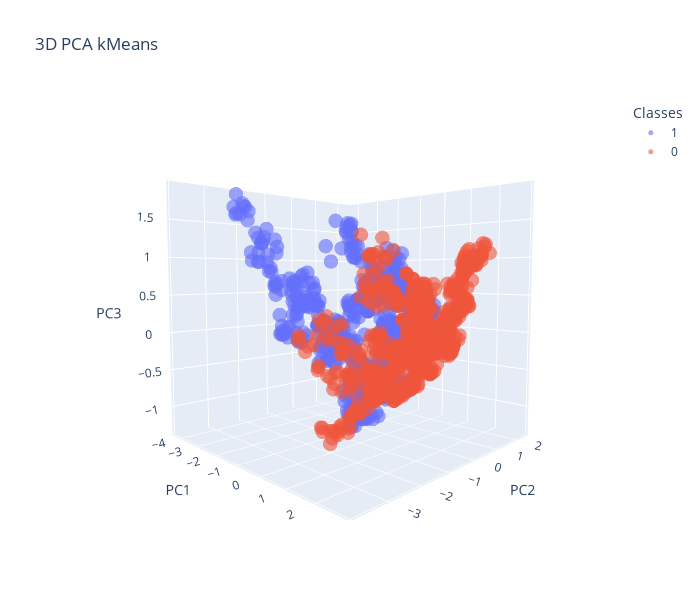

The notebook cell this image was saved under:
### Code cell
kmeans = KMeans(n_clusters=2, random_state=0, n_init=20).fit(projection[:, [0, 1, 2]])

data = pd.DataFrame({
    'PC1': projection[:, 0],
    'PC2': projection[:, 1],
    'PC3': projection[:, 2],
    'Classes': kmeans.labels_.astype(str)
})

fig = px.scatter_3d(data, x='PC1', y='PC2', z='PC3', color='Classes', title='3D PCA kMeans', opacity=0.6, width=700, height=600 )

fig.update_layout(scene=dict(aspectmode="manual", aspectratio=dict(x=1, y=1, z=1)))

fig.update_layout(scene_camera=dict(eye=dict(x=1.4, y=-1.4, z=0.14)))
fig.update_traces(marker=dict(size=5))
fig.show()

### Figure 1 — Plotly figure (JSON) as saved in the notebook; plotly's stock layout.template omitted (floating-point values rounded to 4 significant figures; data arrays with more than 128 entries replaced by an {"elided": "..."} marker saying what was removed)
{"data": [{"hovertemplate": "Classes=1<br>PC1=%{x}<br>PC2=%{y}<br>PC3=%{z}<extra></extra>", "legendgroup": "1", "marker": {"color": "#636efa", "opacity": 0.6, "size": 5, "symbol": "circle"}, "mode": "markers", "name": "1", "scene": "scene", "showlegend": true, "type": "scatter3d", "x": {"elided": "712 float values"}, "y": {"elided": "712 float values"}, "z": {"elided": "712 float values"}}, {"hovertemplate": "Classes=0<br>PC1=%{x}<br>PC2=%{y}<br>PC3=%{z}<extra></extra>", "legendgroup": "0", "marker": {"color": "#EF553B", "opacity": 0.6, "size": 5, "symbol": "circle"}, "mode": "markers", "name": "0", "scene": "scene", "showlegend": true, "type": "scatter3d", "x": {"elided": "660 float values"}, "y": {"elided": "660 float values"}, "z": {"elided": "660 float values"}}], "layout": {"height": 600, "legend": {"title": {"text": "Classes"}, "tracegroupgap": 0}, "scene": {"aspectmode": "manual", "aspectratio": {"x": 1, "y": 1, "z": 1}, "camera": {"eye": {"x": 1.4, "y": -1.4, "z": 0.14}}, "domain": {"x": [0, 1], "y": [0, 1]}, "xaxis": {"title": {"text": "PC1"}}, "yaxis": {"title": {"text": "PC2"}}, "zaxis": {"title": {"text": "PC3"}}}, "title": {"text": "3D PCA kMeans"}, "width": 700}}
